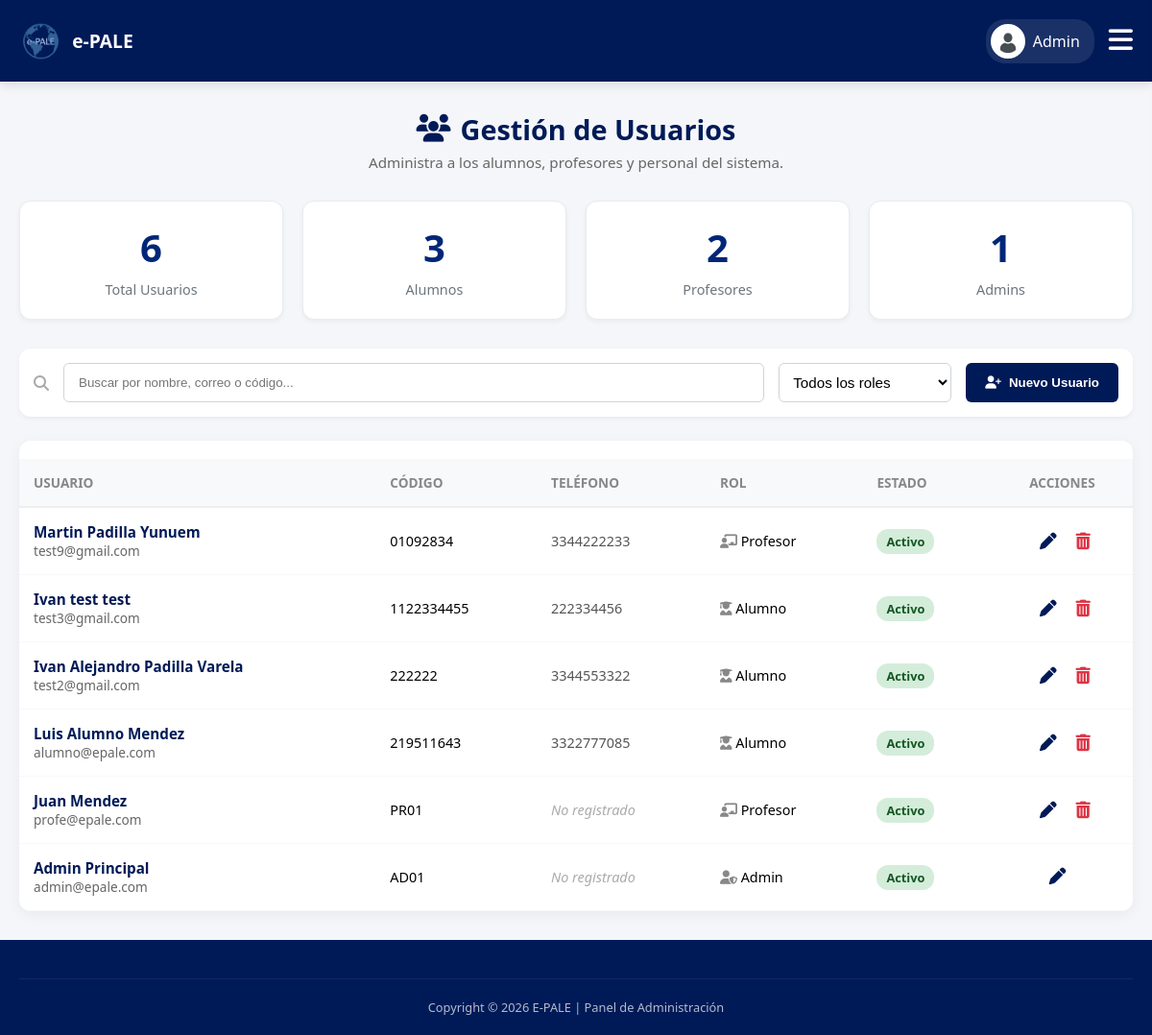
The app's page /admin/usuarios.php (signed in), older data.
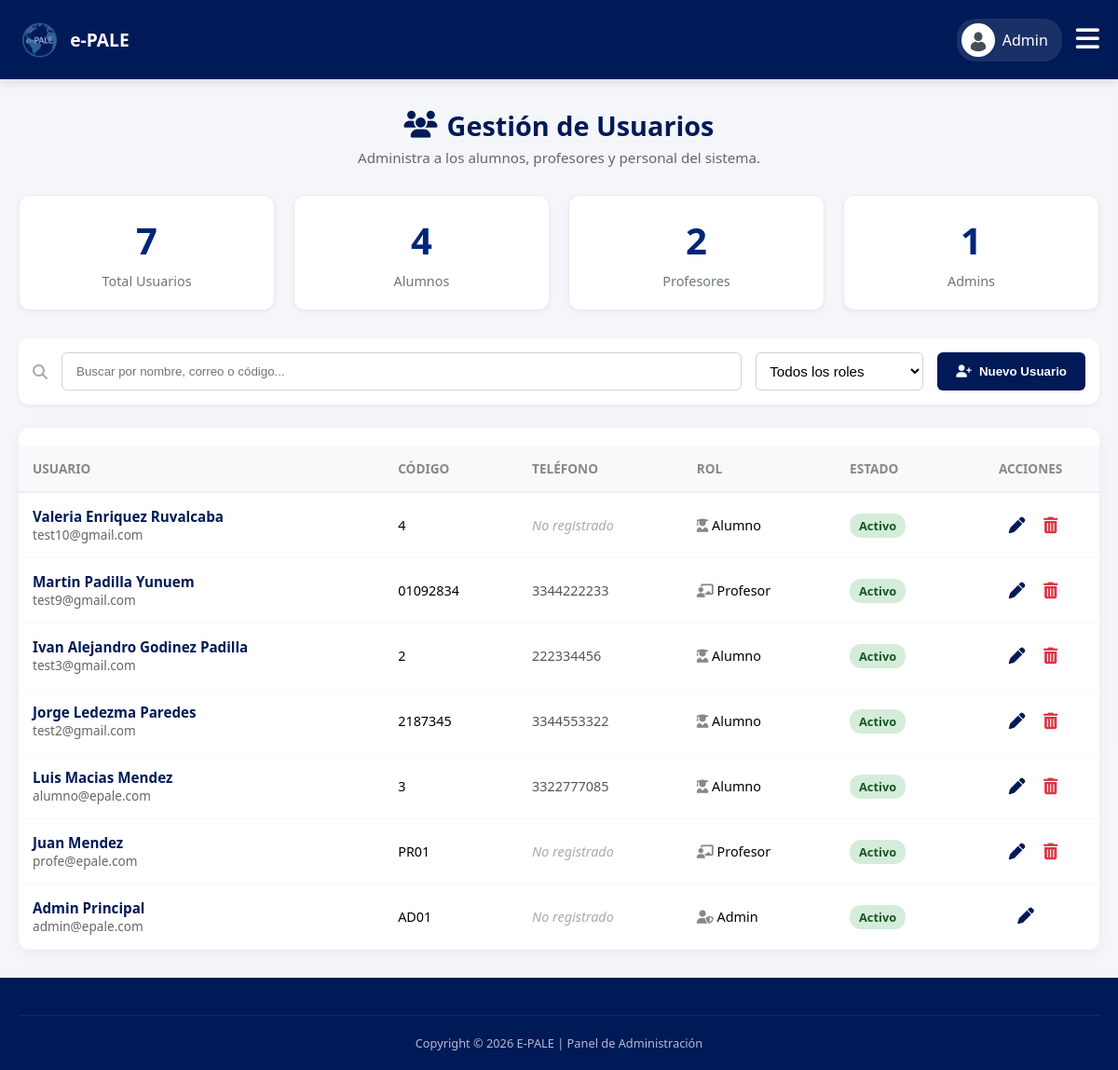
The same page, newer data.
### tables this page shows
CREATE TABLE IF NOT EXISTS `usuarios` (
  `usuario_id` int NOT NULL AUTO_INCREMENT,
  `codigo` varchar(20) DEFAULT NULL,
  `nombre` varchar(50) NOT NULL,
  `apellido_paterno` varchar(50) NOT NULL,
  `apellido_materno` varchar(50) DEFAULT NULL,
  `correo` varchar(100) NOT NULL,
  `password` varchar(255) DEFAULT NULL,
  `telefono` varchar(20) DEFAULT NULL,
  `rol` enum('ADMIN','PROFESOR','ALUMNO') NOT NULL,
  `estatus` enum('ACTIVO','INACTIVO') DEFAULT 'ACTIVO',
  `foto_perfil` varchar(255) DEFAULT NULL,
  `google_id` varchar(255) DEFAULT NULL,
  `fecha_creacion` timestamp NULL DEFAULT CURRENT_TIMESTAMP,
  PRIMARY KEY (`usuario_id`),
  UNIQUE KEY `correo` (`correo`),
  UNIQUE KEY `codigo` (`codigo`)
);

CREATE TABLE IF NOT EXISTS `alumnos` (
  `alumno_id` int NOT NULL AUTO_INCREMENT,
  `usuario_id` int NOT NULL,
  `carrera` varchar(50) DEFAULT NULL,
  PRIMARY KEY (`alumno_id`),
  KEY `usuario_id` (`usuario_id`)
);

### admin/usuarios.php (the view, shortened to what the changed rows need)
<?php
require '../db.php';
$where = "1=1";
$params = [];
$sql = "SELECT u.*, a.carrera
        FROM usuarios u
        LEFT JOIN alumnos a ON u.usuario_id = a.usuario_id
        WHERE $where
        ORDER BY u.usuario_id DESC";
$stmt = $pdo->prepare($sql);
$stmt->execute($params);
$usuarios = $stmt->fetchAll(PDO::FETCH_ASSOC);
$total_users = $pdo->query("SELECT COUNT(*) FROM usuarios")->fetchColumn();
$total_students = $pdo->query("SELECT COUNT(*) FROM usuarios WHERE rol='ALUMNO'")->fetchColumn();
?>
<!DOCTYPE html>
<html lang="es">
<head>
    <link rel="stylesheet" href="../css/estudiante.css?v=<?php echo time(); ?>">
    <link rel="stylesheet" href="../css/admin.css?v=<?php echo time(); ?>">
    <link rel="stylesheet" href="https://cdnjs.cloudflare.com/ajax/libs/font-awesome/6.4.0/css/all.min.css">
</head>
<body>
    <?php include 'menu_admin.php'; ?>
    <main class="main-content">
        <div class="page-title-center" style="margin-bottom: 30px;">
            <h1><i class="fas fa-users"></i> Gestión de Usuarios</h1>
        </div>
        <div class="stats-grid">
            <div class="stat-card"> <span class="stat-number"><?php echo $total_users; ?></span> <span class="stat-label">Total Usuarios</span> </div>
            <div class="stat-card"> <span class="stat-number"><?php echo $total_students; ?></span> <span class="stat-label">Alumnos</span> </div>
        </div>
        <div class="card" style="padding: 0; overflow: hidden; margin-top: 20px;">
            <div class="table-wrapper" style="overflow-x:auto;">
                <table class="history-table" style="width: 100%; border-collapse: collapse;">
                    <thead>
                        <tr>
                            <th style="padding: 15px; text-align: left; background-color: #f8f9fa; border-bottom: 2px solid #eee;">Usuario</th>
                            <th style="padding: 15px; text-align: left; background-color: #f8f9fa; border-bottom: 2px solid #eee;">Código</th>
                            <th style="padding: 15px; text-align: left; background-color: #f8f9fa; border-bottom: 2px solid #eee;">Teléfono</th>
                            <th style="padding: 15px; text-align: left; background-color: #f8f9fa; border-bottom: 2px solid #eee;">Rol</th>
                            <th style="padding: 15px; text-align: left; background-color: #f8f9fa; border-bottom: 2px solid #eee;">Estado</th>
                            <th style="padding: 15px; text-align: center; background-color: #f8f9fa; border-bottom: 2px solid #eee;">Acciones</th>
                        </tr>
                    </thead>
                    <tbody>
                        <?php foreach ($usuarios as $u): ?>
                        <tr style="border-bottom: 1px solid #eee;">
                            <td class="user-cell" style="padding: 15px;">
                                <h4 style="margin: 0; color: var(--udg-blue);"><?php
                                    if (isset($u['apellido_paterno'])) {
                                        echo htmlspecialchars($u['nombre'] . ' ' . $u['apellido_paterno'] . (isset($u['apellido_materno']) && $u['apellido_materno'] ? ' ' . $u['apellido_materno'] : ''));
                                    } else {
                                        echo htmlspecialchars($u['nombre'] . ' ' . $u['apellidos']);
                                    }
                                ?></h4>
                                <span style="font-size: 0.85rem; color: #666;"><?php echo htmlspecialchars($u['correo']); ?></span>
                            </td>
                            <td style="padding: 15px;"><?php echo $u['codigo'] ? htmlspecialchars($u['codigo']) : '-'; ?></td>
                            <td style="padding: 15px; color: #555;">
                                <?php echo $u['telefono'] ? htmlspecialchars($u['telefono']) : '<span style="color:#aaa; font-style:italic;">No registrado</span>'; ?>
                            </td>
                            <td style="padding: 15px;">
                                <?php
                                    $ico = ($u['rol']=='ALUMNO') ? 'user-graduate' : (($u['rol']=='PROFESOR') ? 'chalkboard-teacher' : 'user-shield');
                                    echo "<i class='fas fa-$ico' style='color:#888;'></i> " . ucfirst(strtolower($u['rol']));
                                ?>
                            </td>
                            <td style="padding: 15px;">
                                <?php if($u['estatus'] == 'ACTIVO'): ?>
                                    <span class="tag-aprobado" style="background-color: #d4edda; color: #155724; padding: 4px 10px; border-radius: 12px; font-size: 0.8rem; font-weight: bold;">Activo</span>
                                <?php else: ?>
                                    <span class="tag-aprobado" style="background-color: #f8d7da; color: #721c24; padding: 4px 10px; border-radius: 12px; font-size: 0.8rem; font-weight: bold;">Inactivo</span>
                                <?php endif; ?>
                            </td>
                            <td style="padding: 15px; text-align: center;">
                                <button onclick='editUser(<?php echo json_encode($u); ?>)' style="background: none; border: none; color: var(--udg-blue); cursor: pointer; font-size: 1.1rem; margin-right: 10px;" title="Editar">
                                    <i class="fas fa-pen"></i>
                                </button>
                                <?php if($u['usuario_id'] != $_SESSION['user_id']): ?>
                                    <a href="#" onclick="confirmarBorradoUsuario('usuarios.php?borrar=<?php echo $u['usuario_id']; ?>', '<?php echo htmlspecialchars($u['nombre'] . ' ' . $u['apellido_paterno']); ?>'); return false;" style="color: #dc3545; font-size: 1.1rem;" title="Eliminar">
                                        <i class="fas fa-trash-alt"></i>
                                    </a>
                                <?php endif; ?>
                            </td>
                        </tr>
                        <?php endforeach; ?>
                    </tbody>
                </table>
            </div>
        </div>
    </main>
</body>
</html>

### admin/menu_admin.php (shortened to what the changed rows need)
<?php
$stmt_foto_menu = $pdo->prepare("SELECT foto_perfil, nombre FROM usuarios WHERE usuario_id = ?");
$stmt_foto_menu->execute([$_SESSION['user_id']]);
$admin_menu = $stmt_foto_menu->fetch(PDO::FETCH_ASSOC);
$foto_menu = "../img/avatar-default.png";
?>
<header class="main-header" style="display: flex; justify-content: space-between; align-items: center; padding: 10px 20px; height: 65px;">
    <div style="display: flex; align-items: center; gap: 15px;">
        <a href="perfil.php" style="text-decoration: none; color: white; display: flex; align-items: center; gap: 8px; background: rgba(255,255,255,0.1); padding: 5px 15px 5px 5px; border-radius: 20px;">
            <img src="<?php echo $foto_menu; ?>" style="width: 32px; height: 32px; border-radius: 50%; object-fit: cover; border: 2px solid white; background:white;">
            <span class="profile-name" style="font-weight: 500;"><?php echo strtok($admin_menu['nombre'], " "); ?></span>
        </a>
    </div>
</header>

Row changes from the older to the newer data that the page shows:
added alumnos: usuario.apellido_materno "Valeria Enriquez Ruvalcaba", usuario.correo "test10@gmail.com", usuario.codigo "4", shows "No registrado", usuario.rol "Alumno"
changed through a linked row, alumnos "test3@gmail.com": usuario.apellido_materno "Ivan test test" → "Ivan Alejandro Godinez Padilla"; usuario.codigo "1122334455" → "2"
changed through a linked row, alumnos "test2@gmail.com": usuario.apellido_materno "Ivan Alejandro Padilla Varela" → "Jorge Ledezma Paredes"; usuario.codigo "222222" → "2187345"
changed through a linked row, alumnos "alumno@epale.com": usuario.apellido_materno "Luis Alumno Mendez" → "Luis Macias Mendez"; usuario.codigo "219511643" → "3"
Text that changed along with them:
$total_users: "6" → "7"
$total_students: "3" → "4"
